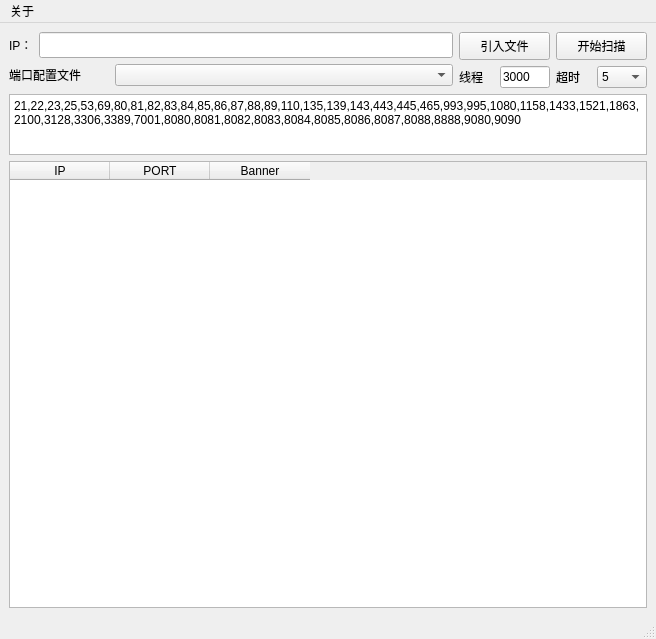
<?xml version="1.0" encoding="UTF-8"?>
<ui version="4.0">
 <class>MainWindow</class>
 <widget class="QMainWindow" name="MainWindow">
  <property name="geometry">
   <rect>
    <x>0</x>
    <y>0</y>
    <width>656</width>
    <height>639</height>
   </rect>
  </property>
  <property name="windowTitle">
   <string>Super-PortScan by qianxiao996</string>
  </property>
  <widget class="QWidget" name="centralwidget">
   <layout class="QGridLayout" name="gridLayout">
    <item row="0" column="0">
     <layout class="QVBoxLayout" name="verticalLayout_4">
      <item>
       <layout class="QHBoxLayout" name="horizontalLayout_6">
        <item>
         <layout class="QVBoxLayout" name="verticalLayout_3">
          <item>
           <layout class="QHBoxLayout" name="horizontalLayout_5">
            <item>
             <widget class="QLabel" name="label_ip">
              <property name="text">
               <string>IP：</string>
              </property>
             </widget>
            </item>
            <item>
             <widget class="QLineEdit" name="lineEdit_ip">
              <property name="minimumSize">
               <size>
                <width>200</width>
                <height>26</height>
               </size>
              </property>
              <property name="maximumSize">
               <size>
                <width>16777215</width>
                <height>16777215</height>
               </size>
              </property>
              <property name="styleSheet">
               <string notr="true"/>
              </property>
             </widget>
            </item>
           </layout>
          </item>
          <item>
           <layout class="QHBoxLayout" name="horizontalLayout_4">
            <item>
             <widget class="QLabel" name="label_port">
              <property name="maximumSize">
               <size>
                <width>100</width>
                <height>16777215</height>
               </size>
              </property>
              <property name="text">
               <string>端口配置文件</string>
              </property>
             </widget>
            </item>
            <item>
             <widget class="QComboBox" name="port_file">
              <property name="styleSheet">
               <string notr="true"/>
              </property>
             </widget>
            </item>
           </layout>
          </item>
         </layout>
        </item>
        <item>
         <layout class="QHBoxLayout" name="horizontalLayout_3">
          <item>
           <layout class="QVBoxLayout" name="verticalLayout_2">
            <item>
             <widget class="QPushButton" name="pushButton_file">
              <property name="minimumSize">
               <size>
                <width>80</width>
                <height>28</height>
               </size>
              </property>
              <property name="styleSheet">
               <string notr="true"/>
              </property>
              <property name="text">
               <string>引入文件</string>
              </property>
             </widget>
            </item>
            <item>
             <layout class="QHBoxLayout" name="horizontalLayout_2">
              <item>
               <widget class="QLabel" name="label_2">
                <property name="maximumSize">
                 <size>
                  <width>35</width>
                  <height>16777215</height>
                 </size>
                </property>
                <property name="text">
                 <string>线程</string>
                </property>
               </widget>
              </item>
              <item>
               <widget class="QLineEdit" name="lineEdit_thread">
                <property name="maximumSize">
                 <size>
                  <width>50</width>
                  <height>16777215</height>
                 </size>
                </property>
                <property name="text">
                 <string>3000</string>
                </property>
               </widget>
              </item>
             </layout>
            </item>
           </layout>
          </item>
          <item>
           <layout class="QVBoxLayout" name="verticalLayout">
            <item>
             <widget class="QPushButton" name="pushButton_start">
              <property name="minimumSize">
               <size>
                <width>80</width>
                <height>28</height>
               </size>
              </property>
              <property name="styleSheet">
               <string notr="true"/>
              </property>
              <property name="text">
               <string>开始扫描</string>
              </property>
             </widget>
            </item>
            <item>
             <layout class="QHBoxLayout" name="horizontalLayout">
              <item>
               <widget class="QLabel" name="label_timeout">
                <property name="maximumSize">
                 <size>
                  <width>35</width>
                  <height>16777215</height>
                 </size>
                </property>
                <property name="text">
                 <string>超时</string>
                </property>
               </widget>
              </item>
              <item>
               <widget class="QComboBox" name="comboBox_timeout">
                <property name="maximumSize">
                 <size>
                  <width>50</width>
                  <height>16777215</height>
                 </size>
                </property>
                <item>
                 <property name="text">
                  <string>5</string>
                 </property>
                </item>
                <item>
                 <property name="text">
                  <string>3</string>
                 </property>
                </item>
                <item>
                 <property name="text">
                  <string>10</string>
                 </property>
                </item>
                <item>
                 <property name="text">
                  <string>15</string>
                 </property>
                </item>
                <item>
                 <property name="text">
                  <string>30</string>
                 </property>
                </item>
               </widget>
              </item>
             </layout>
            </item>
           </layout>
          </item>
         </layout>
        </item>
       </layout>
      </item>
      <item>
       <widget class="QTextEdit" name="textEdit_port">
        <property name="maximumSize">
         <size>
          <width>16777215</width>
          <height>61</height>
         </size>
        </property>
        <property name="html">
         <string>&lt;!DOCTYPE HTML PUBLIC &quot;-//W3C//DTD HTML 4.0//EN&quot; &quot;http://www.w3.org/TR/REC-html40/strict.dtd&quot;&gt;
&lt;html&gt;&lt;head&gt;&lt;meta name=&quot;qrichtext&quot; content=&quot;1&quot; /&gt;&lt;style type=&quot;text/css&quot;&gt;
p, li { white-space: pre-wrap; }
&lt;/style&gt;&lt;/head&gt;&lt;body style=&quot; font-family:'SimSun'; font-size:9pt; font-weight:400; font-style:normal;&quot;&gt;
&lt;p style=&quot; margin-top:0px; margin-bottom:0px; margin-left:0px; margin-right:0px; -qt-block-indent:0; text-indent:0px;&quot;&gt;21,22,23,25,53,69,80,81,82,83,84,85,86,87,88,89,110,135,139,143,443,445,465,993,995,1080,1158,1433,1521,1863,2100,3128,3306,3389,7001,8080,8081,8082,8083,8084,8085,8086,8087,8088,8888,9080,9090&lt;/p&gt;&lt;/body&gt;&lt;/html&gt;</string>
        </property>
       </widget>
      </item>
      <item>
       <widget class="QTableWidget" name="tableWidget_result">
        <attribute name="verticalHeaderVisible">
         <bool>false</bool>
        </attribute>
        <attribute name="verticalHeaderDefaultSectionSize">
         <number>25</number>
        </attribute>
        <column>
         <property name="text">
          <string>IP</string>
         </property>
        </column>
        <column>
         <property name="text">
          <string>PORT</string>
         </property>
        </column>
        <column>
         <property name="text">
          <string>Banner</string>
         </property>
        </column>
       </widget>
      </item>
     </layout>
    </item>
   </layout>
  </widget>
  <widget class="QMenuBar" name="menubar">
   <property name="geometry">
    <rect>
     <x>0</x>
     <y>0</y>
     <width>656</width>
     <height>26</height>
    </rect>
   </property>
   <widget class="QMenu" name="menu">
    <property name="title">
     <string>关于</string>
    </property>
    <addaction name="action"/>
    <addaction name="action_2"/>
    <addaction name="actionGithub"/>
   </widget>
   <addaction name="menu"/>
  </widget>
  <widget class="QStatusBar" name="statusbar"/>
  <action name="action">
   <property name="text">
    <string>检查更新</string>
   </property>
  </action>
  <action name="action_2">
   <property name="text">
    <string>联系作者</string>
   </property>
  </action>
  <action name="actionGithub">
   <property name="text">
    <string>Github</string>
   </property>
  </action>
 </widget>
 <resources/>
 <connections/>
</ui>
